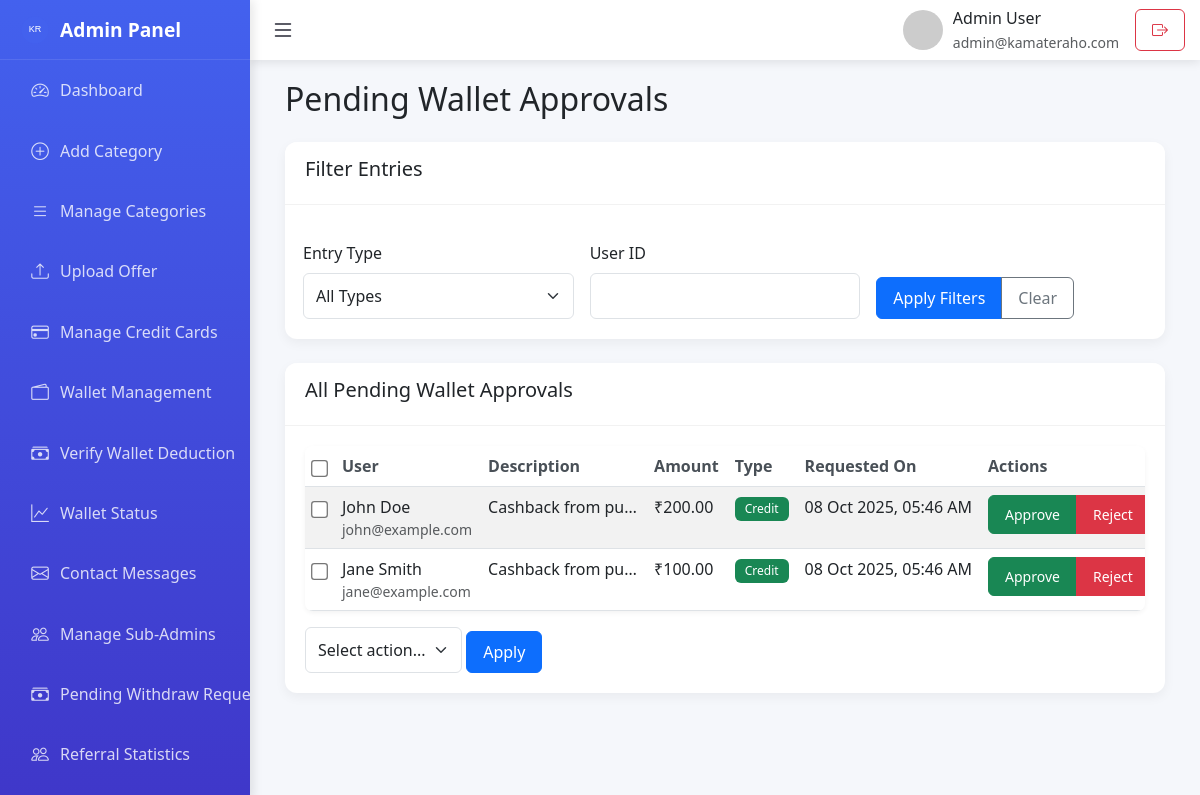
The page /admin/pending_wallet_approvals.php on the database its author committed.
### tables this page shows
CREATE TABLE IF NOT EXISTS wallet_history (
    id INT(11) AUTO_INCREMENT PRIMARY KEY,
    user_id INT(11) NOT NULL,
    amount DECIMAL(10, 2) NOT NULL,
    type ENUM('credit', 'debit') NOT NULL,
    status ENUM('pending', 'approved', 'rejected') DEFAULT 'pending',
    description VARCHAR(255),
    created_at TIMESTAMP DEFAULT CURRENT_TIMESTAMP,
    FOREIGN KEY (user_id) REFERENCES users(id) ON DELETE CASCADE
);

CREATE TABLE IF NOT EXISTS users (
    id INT(11) AUTO_INCREMENT PRIMARY KEY,
    name VARCHAR(255) NOT NULL,
    email VARCHAR(255) UNIQUE NOT NULL,
    phone VARCHAR(20),
    city VARCHAR(100),
    state VARCHAR(100),
    password VARCHAR(255) NOT NULL,
    wallet_balance DECIMAL(10, 2) DEFAULT 0.00,
    referral_code VARCHAR(50),
    created_at TIMESTAMP DEFAULT CURRENT_TIMESTAMP
);

### admin/pending_wallet_approvals.php (the view, shortened to what this page needs)
<?php
include '../config/db.php';
include 'includes/admin_layout.php';
$filter_type = isset($_GET['type']) ? $_GET['type'] : '';
$filter_user_id = isset($_GET['user_id']) ? $_GET['user_id'] : '';
$sql = "SELECT wh.*, u.name, u.email FROM wallet_history wh
        JOIN users u ON wh.user_id = u.id
        WHERE wh.status = 'pending'";
$params = [];
$sql .= " ORDER BY wh.created_at DESC";
try {
    $stmt = $pdo->prepare($sql);
    $stmt->execute($params);
    $pending_wallet_history = $stmt->fetchAll(PDO::FETCH_ASSOC);
} catch(PDOException $e) {
    $error = "Error fetching pending wallet history: " . $e->getMessage();
    $pending_wallet_history = [];
}
$selected_checkboxes = [];
?>
<div class="container-fluid">
    <h2 class="mb-4">Pending Wallet Approvals</h2>
    <div class="card mb-4">
        <div class="card-header">
            <h5>Filter Entries</h5>
        </div>
        <div class="card-body">
            <form method="GET" class="row g-3" id="filterForm">
                <div class="col-md-4">
                    <label for="type" class="form-label">Entry Type</label>
                    <select name="type" id="type" class="form-select">
                        <option value="">All Types</option>
                    </select>
                </div>
                <div class="col-md-4">
                    <label for="user_id" class="form-label">User ID</label>
                    <input type="number" name="user_id" id="user_id" class="form-control" value="<?php echo htmlspecialchars($filter_user_id); ?>">
                </div>
                <div class="col-md-4 d-flex align-items-end">
                    <div class="btn-group" role="group">
                        <button type="submit" class="btn btn-primary">Apply Filters</button>
                        <a href="pending_wallet_approvals.php" class="btn btn-outline-secondary">Clear</a>
                    </div>
                </div>
            </form>
        </div>
    </div>
    <div class="card">
        <div class="card-header">
            <h5>All Pending Wallet Approvals</h5>
        </div>
        <div class="card-body">
            <?php if (empty($pending_wallet_history)): ?>
                <p>No pending wallet approvals <?php echo (!empty($filter_type) || !empty($filter_user_id)) ? 'match your filters' : ''; ?>.</p>
            <?php else: ?>
                <form method="POST" id="batchForm">
                    <div class="table-responsive">
                        <table class="table table-striped">
                            <thead>
                                <tr>
                                    <th><input type="checkbox" id="selectAll"></th>
                                    <th>User</th>
                                    <th>Description</th>
                                    <th>Amount</th>
                                    <th>Type</th>
                                    <th>Requested On</th>
                                    <th>Actions</th>
                                </tr>
                            </thead>
                            <tbody>
                                <?php foreach ($pending_wallet_history as $history): ?>
                                    <tr>
                                        <td><input type="checkbox" name="selected_entries[]" value="<?php echo $history['id']; ?>"
                                            <?php echo in_array($history['id'], $selected_checkboxes) ? 'checked' : ''; ?>></td>
                                        <td>
                                            <div class="d-flex flex-column">
                                                <span><?php echo htmlspecialchars($history['name']); ?></span>
                                                <small class="text-muted"><?php echo htmlspecialchars($history['email']); ?></small>
                                            </div>
                                        </td>
                                        <td>
                                            <div class="text-truncate" style="max-width: 150px;">
                                                <?php echo htmlspecialchars($history['description']); ?>
                                            </div>
                                        </td>
                                        <td>₹<?php echo number_format($history['amount'], 2); ?></td>
                                        <td>
                                            <?php if ($history['type'] == 'credit'): ?>
                                                <span class="badge bg-success">Credit</span>
                                            <?php else: ?>
                                                <span class="badge bg-danger">Debit</span>
                                            <?php endif; ?>
                                        </td>
                                        <td><?php echo date('d M Y, h:i A', strtotime($history['created_at'])); ?></td>
                                        <td>
                                            <div class="btn-group btn-group-sm" role="group">
                                                <a href="approve_wallet.php?id=<?php echo $history['id']; ?>&action=approve"
                                                   class="btn btn-success">Approve</a>
                                                <a href="approve_wallet.php?id=<?php echo $history['id']; ?>&action=reject"
                                                   class="btn btn-danger">Reject</a>
                                            </div>
                                        </td>
                                    </tr>
                                <?php endforeach; ?>
                            </tbody>
                        </table>
                    </div>
                    <div class="mt-3">
                        <select name="batch_action" class="form-select d-inline-block w-auto">
                            <option value="">Select action...</option>
                        </select>
                        <button type="submit" class="btn btn-primary" onclick="return confirm('Are you sure you want to perform this action on selected entries?')">Apply</button>
                    </div>
                </form>
            <?php endif; ?>
        </div>
    </div>
</div>
<?php include 'includes/admin_footer.php'; ?>

### admin/assets/admin.css (style rules this page uses)
.card { transition: all 0.3s ease; margin-bottom: 20px; }
.card-body { padding: 1.25rem; }
.table th { font-weight: 600; color: #495057; }
.table-responsive { border-radius: 8px; overflow: hidden; box-shadow: 0 2px 5px rgba(0, 0, 0, 0.05); }
.table { margin-bottom: 0; }
.table th, .table td { white-space: nowrap; }
.badge { padding: 6px 10px; font-weight: 500; }
.btn { border-radius: 6px; padding: 8px 16px; font-weight: 500; }
.form-control, .form-select { border-radius: 6px; padding: 10px 12px; }
.form-label { font-weight: 500; margin-bottom: 0.5rem; }
@media (max-width: 1200px) { .container-fluid { padding: 0 15px; } }
@media (max-width: 1200px) { .row { margin: 0 -10px; } }

### admin/assets/admin_batch.css (style rules this page uses)
.table th input[type="checkbox"], .table td input[type="checkbox"] { transform: scale(1.3); margin: 0; cursor: pointer; }
.table th input[type="checkbox"] { vertical-align: middle; }
.table td input[type="checkbox"] { vertical-align: middle; }
#selectAll { transform: scale(1.3); margin: 0; cursor: pointer; vertical-align: middle; }

### admin/includes/admin_layout.php (style rules this page uses)
:root { --sidebar-width: 250px; --header-height: 60px; --primary-color: #4361ee; --secondary-color: #3f37c9; --success-color: #4cc9f0; --dark-color: #1d1e2c; --light-color: #f8f9fa; }
body { background-color: #f5f7fb; font-family: 'Segoe UI', Tahoma, Geneva, Verdana, sans-serif; }
.card { border: none; border-radius: 12px; box-shadow: 0 4px 12px rgba(0, 0, 0, 0.05); margin-bottom: 20px; transition: transform 0.3s; }
.card-header { background-color: white; border-bottom: 1px solid rgba(0, 0, 0, 0.05); font-weight: 600; padding: 15px 20px; border-radius: 12px 12px 0 0 !important; }

### rows shown on the page
wallet_history: user.name "John Doe", user.email "john@example.com", description "Cashback from pu…", amount "200.00", type "Credit", created_at "08 Oct 2025, 05:46 AM"
wallet_history: user.name "Jane Smith", user.email "jane@example.com", description "Cashback from pu…", amount "100.00", type "Credit", created_at "08 Oct 2025, 05:46 AM"

### other values the page prints
$admin_name "Admin User"
$admin_email "admin@kamateraho.com"
